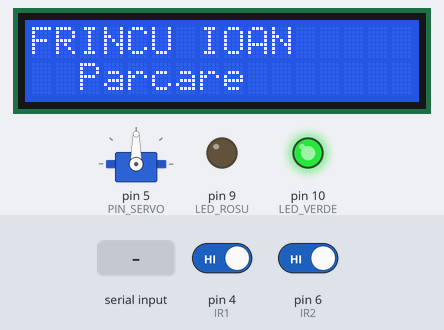
Simulated run of this sketch. Board: Arduino Uno, built with avr-gcc and run on an emulated ATmega328P. On the bench: 16×2 character LCD, servo, output pins drawn as LEDs (lit = HIGH). Inputs (shaded band) come from the test bench; at power-on: pin 4 (IR1) HIGH, pin 6 (IR2) HIGH. The modem accepts every AT command (registered, SIM ready, sends succeed) and sends nothing else; what the sketch prints to the serial monitor is not drawn.

Above: at 1.2 s.
4.4 s: pin 4 (IR1) driven LOW
At 9.4 s:
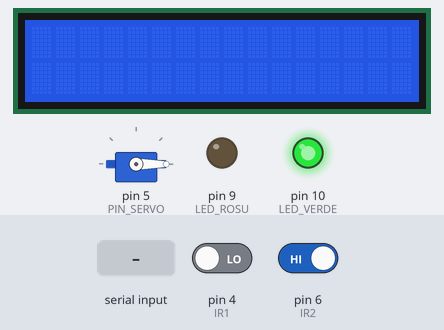
9.5 s: "Deschide" received over the second serial link
At 12.8 s:
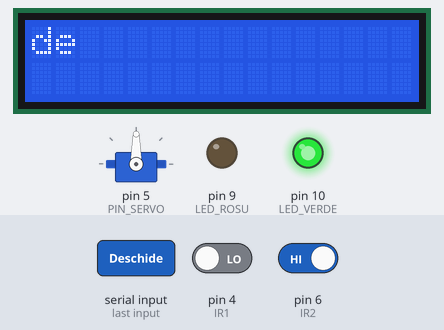
13.6 s: pin 4 (IR1) driven HIGH
At 18.5 s:
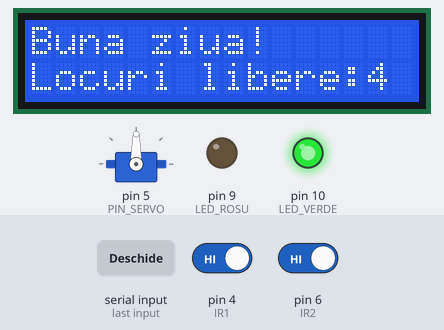
18.7 s: "0" received over the second serial link
At 20.4 s:
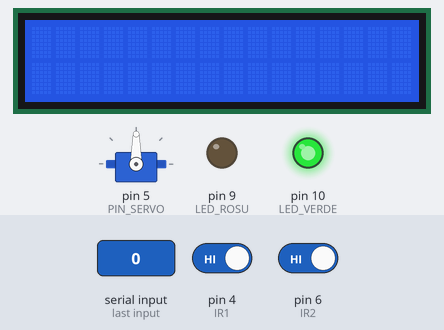
20.7 s: pin 6 (IR2) driven LOW
At 25.6 s:
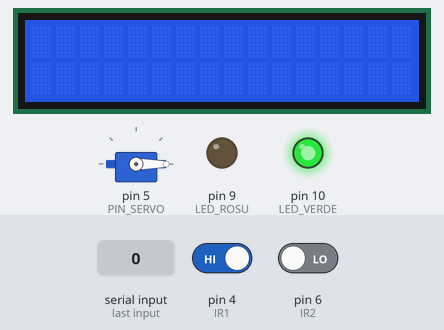
25.8 s: pin 6 (IR2) driven HIGH
Timing chart, 0 to 28.3 s (numbered marks = the images above; inputs shaded):
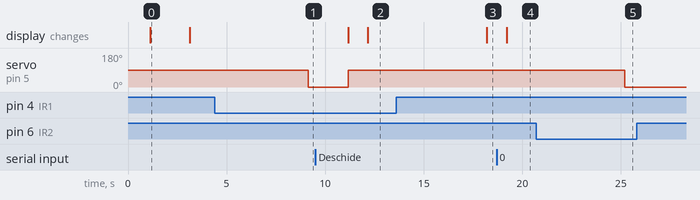

Measured:
- after the input at 4.4 s, servo on pin 5 (PIN_SERVO): 90° → 0° after 4.7 s
- after the input at 9.5 s, servo on pin 5 (PIN_SERVO): goes on until 11.2 s, then stays 90°; the display: first differs from a run without the input after 2.7 s (image 2)
- after the input at 13.6 s, servo on pin 5 (PIN_SERVO): stays 90° (without the input it goes to 0° after 4.6 s); the display: changes after 4.6 s (image 3)
- after the input at 18.7 s, the display: changes after 0.50 s (image 4)
- after the input at 20.7 s, servo on pin 5 (PIN_SERVO): 90° → 0° after 4.5 s
- after the input at 25.8 s, servo on pin 5 (PIN_SERVO): stays 0° (without the input it goes to 90° after 1.4 s)
- what the display in image 0 shows lasts 2.0 s, from 1.1 s to 3.1 s

The sketch:

parcare.ino
```cpp
#include <LiquidCrystal_I2C.h>
#include <Servo.h>
#include <SoftwareSerial.h>

#define IR1 4
#define IR2 6
#define PIN_SERVO 5
#define LED_VERDE 10
#define LED_ROSU 9

LiquidCrystal_I2C lcd(0x27,16,2);
Servo myservo;
SoftwareSerial mySerial(3, 2);

volatile int slot = 4;
volatile bool senzor1 = false;
volatile bool senzor2 = false;
bool flag1 = false;
bool flag2 = false;

String s = "";
String vectorNumere[5] = {
  "",
  "",
  "",
  "",
  ""
};
int count = 0;
String master = "0755973939";
bool ok = false;
bool mesajNou = false;
String telefon = "";
String mesaj = "";

void setup() {
  Serial.begin(9600);
  mySerial.begin(9600);
  Serial.println("Initializing...");
  delay(1000);
  mySerial.println("AT");
  updateSerial();
  mySerial.println("AT+CMGF=1");
  updateSerial();
  mySerial.println("AT+CNMI=1,2,0,0,0");
  updateSerial();

  lcd.init();
  lcd.backlight();
  lcd.setCursor(0,0);
  lcd.print("FRINCU IOAN");
  lcd.setCursor(0,1);
  lcd.print("  Parcare");

  pinMode(LED_VERDE, OUTPUT);
  pinMode(LED_ROSU, OUTPUT);
  digitalWrite(LED_VERDE, HIGH);
  digitalWrite(LED_ROSU, LOW);

  myservo.attach(PIN_SERVO);
  myservo.write(90);

  pinMode(IR1, INPUT_PULLUP);
  pinMode(IR2, INPUT_PULLUP);
  delay(2000);
  lcd.clear();
}

void loop() {
  updateSerial();
  if(mesajNou){
    verificaMesaj();
  }
  bariera();
  afisareLCD();
  leduri();
  delay(1000);
}

void afisareLCD(){
  if(slot > 0){
    lcd.clear();
    lcd.setCursor(0,0);
    lcd.print("Buna ziua!");
    lcd.setCursor(0,1);
    lcd.print("Locuri libere:");
    lcd.print(slot);
  }else{
    lcd.clear();
    lcd.setCursor(0,0);
    lcd.print("Parcare plina!");
  }
}

void leduri(){
  if(slot > 0){
    digitalWrite(LED_ROSU, LOW);
    digitalWrite(LED_VERDE, HIGH);
  }else{
    digitalWrite(LED_ROSU, HIGH);
    digitalWrite(LED_VERDE, LOW);
  }
}

void bariera() {
  if(digitalRead(IR1) == LOW && !flag1) {
     if(slot > 0) {
        flag1 = true;
        if(!flag2) {
           myservo.write(0);
        }
        delay(1000);
        while(flag1 && !flag2){
          if(digitalRead(IR2) == LOW){
            flag2 = true;
          }else{
            if(digitalRead(IR1) == LOW){
              flag1 = false;
            }
          }
        }
        if(flag1 && flag2){
          slot = slot - 1;
        }
        flag1 = false;
        flag2 = false;
        delay(1000);
        myservo.write(90);
     }
  }

  if(digitalRead(IR2) == LOW && !flag2) {
        flag2 = true;
        if(!flag1) {
           myservo.write(0);
        }
        delay(1000);
        while(flag2 && !flag1){
          if(digitalRead(IR1) == LOW){
            flag1 = true;
          }else{
            if(digitalRead(IR2) == LOW){
              flag2 = false;
            }
          }
        }
        if(flag1 && flag2){
          slot = slot + 1;
        }
        flag1 = false;
        flag2 = false;
        delay(1000);
        myservo.write(90);

  }
}

void updateSerial()
{
  ok = false;
  while (Serial.available())
  {
    mySerial.write(Serial.read());
  }
  while(mySerial.available())
  {
    if(ok == false){
      s = "";
      ok = true;
      mesajNou = true;
    }
    char c = mySerial.read();
    s = s + c;
    Serial.write(c);
  }
  int len = s.length();
  mesaj = s.substring(50, len - 2);
  telefon = s.substring(11, 11 + 10);
}

void verificaMesaj(){
  lcd.clear();
  lcd.setCursor(0,0);
  lcd.print(mesaj);
  lcd.setCursor(0,1);
  lcd.print(telefon);
  delay(1000);

  if(mesaj == "Deschide"){
    bool verif = false;
    if(telefon == master){
      verif = true;
    }else{
      for(int i=0;i<count;i++){
        if(vectorNumere[i] == telefon){
          verif = true;
          break;
        }
      }
    }
    if(verif){
      myservo.write(0);
    }else{
      lcd.clear();
      lcd.setCursor(0,0);
      lcd.print("Nu ai dreptul");
      lcd.setCursor(0,1);
      lcd.print("sa deschizi!");
    }
  }
  if(mesaj[0] == '0' && mesaj[1] == '7'){
    if(telefon == master){
      lcd.clear();
      lcd.setCursor(0,0);
      lcd.print("tel:");
      lcd.print(mesaj);
      lcd.setCursor(0,1);
      lcd.print("adaugat");
      vectorNumere[count++] = mesaj;
    }else{
      lcd.clear();
      lcd.setCursor(0,0);
      lcd.print("Nu se poate");
      lcd.setCursor(0,1);
      lcd.print("adauga!!");
    }
  }
  delay(5000);
  mesajNou = false;
  myservo.write(90);
}
```
